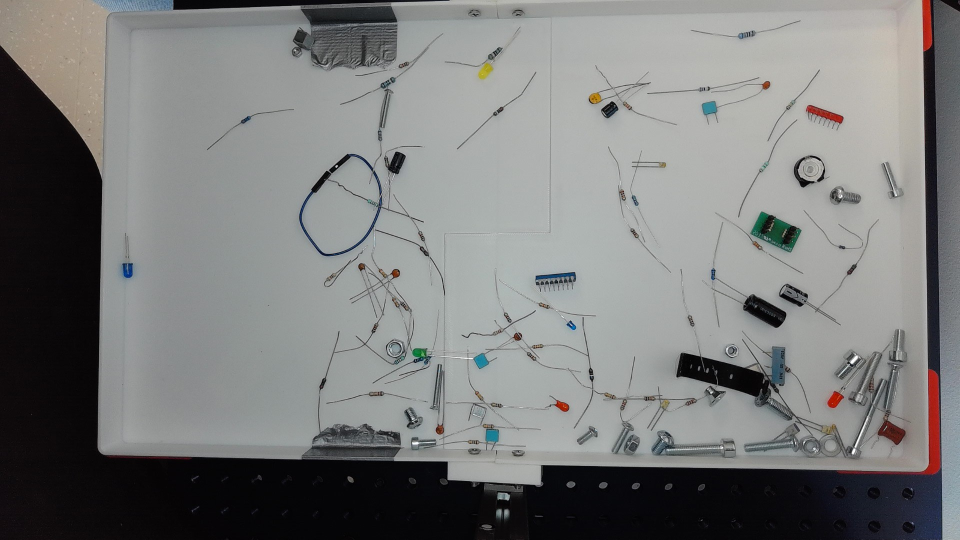
#> input picture Example pictures/WIN_20261006_10_48_47_Pro (2).jpg, 1920 x 1080 px (shown at 1/2 size)
$ python -i detect.py   (imports and definitions only)
#> lines starting #> are read from the running program, lines starting #| are printed output that depends on the picture; after the words box and inside, x2 and y2 are one past the last pixel; in counts of white or black regions, pixels touching at a corner belong together
#> further down, picture is the input picture: shape (1080, 1920, 3); mean B, G, R 122.7, 123.3, 122.4
import cv2
import numpy as np

CONTRAST = 1.1
BRIGHTNESS = 1
BLUR_SIZE = 1
THRESHOLD_VALUE = 254
MIN_CONTOUR_AREA = 100


def detect_objects(image, contrast = CONTRAST, brightness=BRIGHTNESS, blur_size=BLUR_SIZE, threshold_value=THRESHOLD_VALUE, min_contour_area=MIN_CONTOUR_AREA):
#> called with contrast = 1.1, brightness = 1, blur_size = 1, threshold_value = 254, min_contour_area = 100
    if image is None:
        raise ValueError("Image not found or unable to read the image.")

    contrasted_image = cv2.convertScaleAbs(image, alpha = contrast, beta = brightness)
    grayscale_image = cv2.cvtColor(contrasted_image, cv2.COLOR_BGR2GRAY)
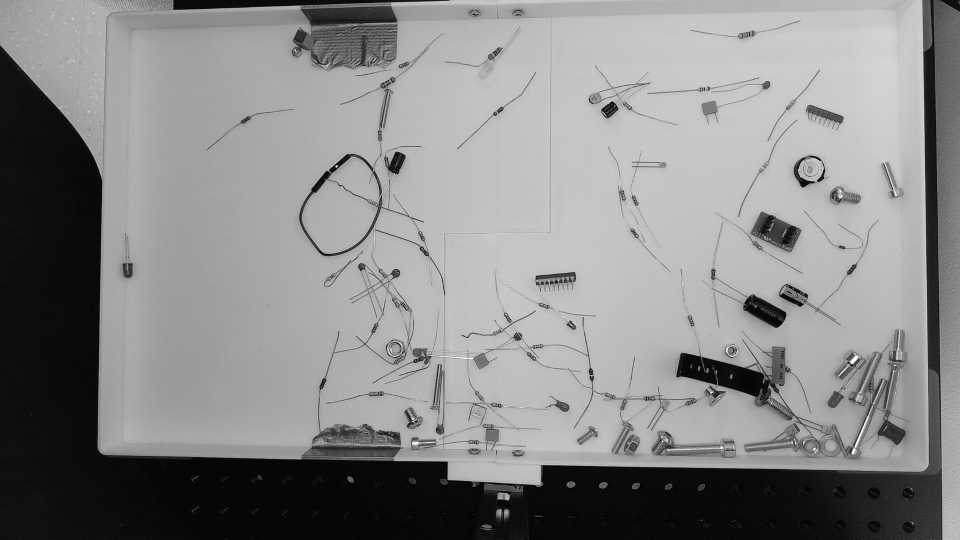
#> grayscale_image: shape (1080, 1920) (shown at 1/2 size); min 1, max 255, mean 136.3
    blurred_image = cv2.GaussianBlur(grayscale_image, (blur_size, blur_size), 0)
    _, threshold = cv2.threshold(blurred_image, threshold_value, 255, cv2.THRESH_BINARY_INV)
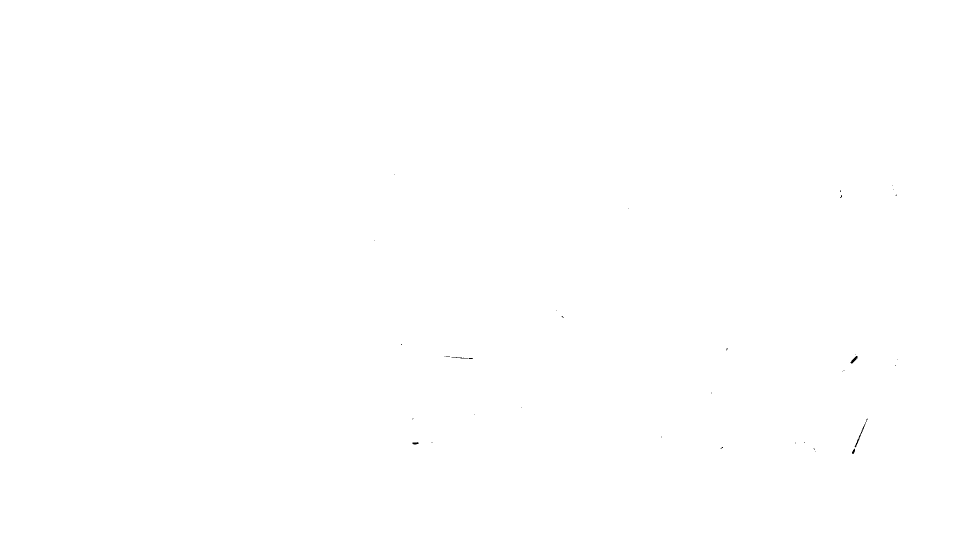
#> threshold: shape (1080, 1920) (shown at 1/2 size); 100% white; black in thin lines or dots, all inside (x1, y1, x2, y2) = (749, 349, 1795, 908)
    contours, _ = cv2.findContours(threshold, cv2.RETR_EXTERNAL, cv2.CHAIN_APPROX_SIMPLE)
#> contours = [[[0, 0], [0, 1079], [1919, 1079], [1919, 0]]]

    cv2.imshow("Image 1", threshold)
    cv2.imshow("Image 2", image)
    cv2.imshow("Image 3", cv2.bitwise_and(image, image, mask=threshold))
    cv2.waitKey(0)
    cv2.destroyAllWindows()

    detected_objects = []

    for i, contour in enumerate(contours):
        area = cv2.contourArea(contour)
        if area < min_contour_area:
            continue

        rectangle = cv2.minAreaRect(contour)

        (center_x, center_y), (w, h), angle = rectangle

        if w < h:
            angle += 90

        center_x, center_y = round(center_x, 1), round(center_y, 1)
        angle = round(angle, 1)

        detected_objects.append({
            "center_x": center_x,
            "center_y": center_y,
            "angle": angle,
            "area": area,
            "contour": contour,
            "bounding_box": rectangle
        })
#> this loop made 1 pass
#> (contour, area, rectangle, center_x, center_y, w, h, angle) on pass 1: ([[0, 0], [0, 1079], [1919, 1079], [1919, 0]], 2070601, ((959.5, 539.5), (1079, 1919), -90), 959.5, 539.5, 1079, 1919, 0)
#> after the loop, detected_objects = 1 item

    return detected_objects

>>> import cv2
>>> picture = cv2.imread('../Example pictures/WIN_20261006_10_48_47_Pro (2).jpg')
>>> result = detect_objects(picture)
#> result = 1 item

$ run again, on Example pictures/WIN_20261006_10_48_54_Pro (2).jpg
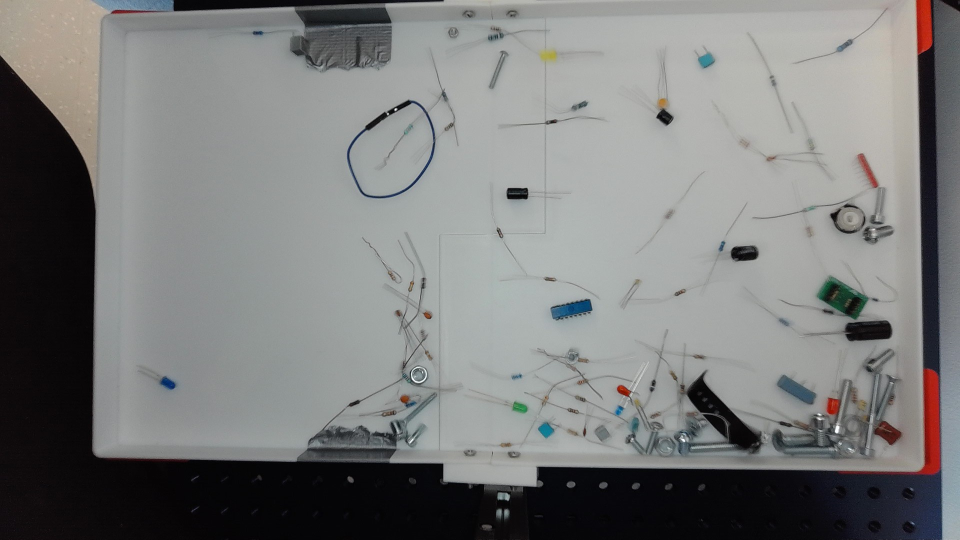
#> input picture Example pictures/WIN_20261006_10_48_54_Pro (2).jpg, 1920 x 1080 px (shown at 1/2 size)
#> picture is the input picture: shape (1080, 1920, 3); mean B, G, R 122.9, 123.6, 122.7
#> in detect_objects, `grayscale_image = cv2.cvtColor(contrasted_image, cv2.COLOR_BGR2GRAY)`:
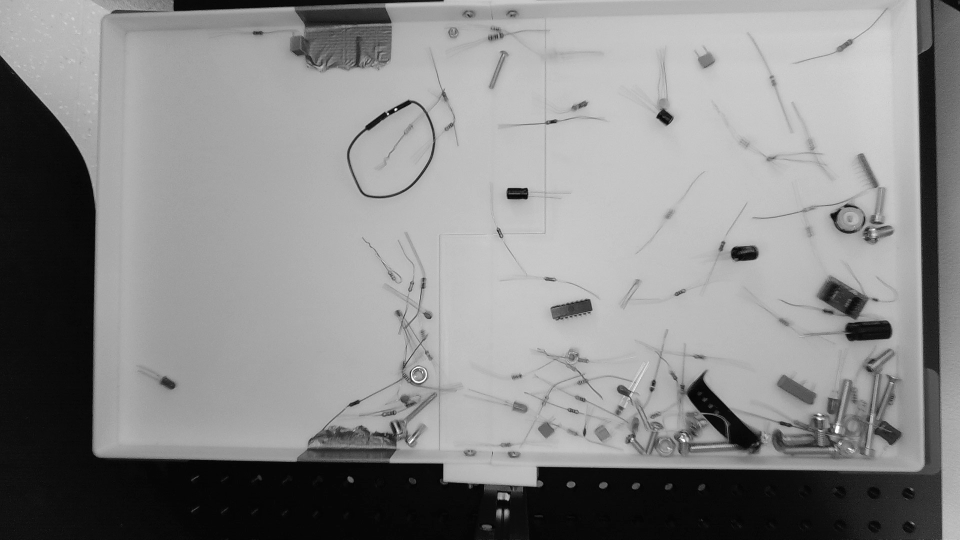
#> grayscale_image: shape (1080, 1920) (shown at 1/2 size); min 1, max 255, mean 136.6
#> threshold: shape (1080, 1920); 100% white; 13 black regions (10 under 20 px), largest, box (x1, y1, x2, y2) and area: (1670, 851, 1678, 866) 77, (824, 753, 853, 765) 62, (1364, 878, 1370, 883) 20
#> contours = [[[0, 0], [0, 1079], [1919, 1079], [1919, 0]]]
#> the loop in detect_objects, `for i, contour in enumerate(contours):` made 1 pass
#> (contour, area, rectangle, center_x, center_y, w, h, angle) on pass 1: ([[0, 0], [0, 1079], [1919, 1079], [1919, 0]], 2070601, ((959.5, 539.5), (1079, 1919), -90), 959.5, 539.5, 1079, 1919, 0)
#> after the loop in detect_objects, `for i, contour in enumerate(contours):`: detected_objects = 1 item
